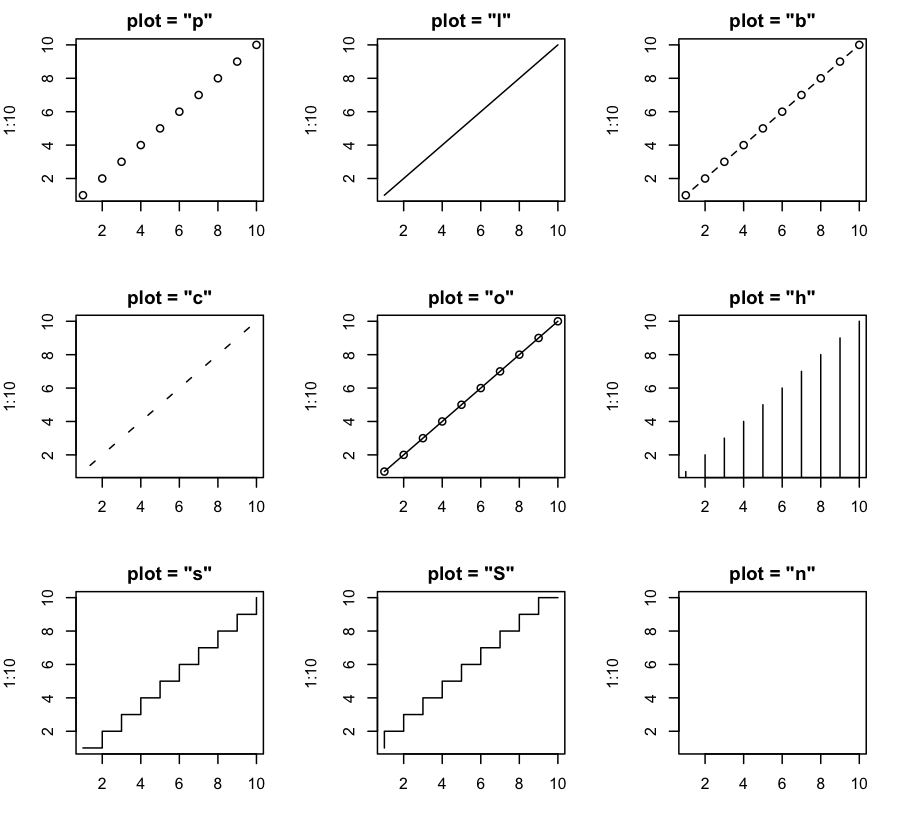

The R source for this figure:
par(mfrow = c(3,3),mar = c(4,4,2,2))
plot(1:10, type = "p",main = 'plot = "p"',xlab = "") ##default
plot(1:10, type = "l",main = 'plot = "l"',xlab = "")
plot(1:10, type = "b",main = 'plot = "b"',xlab = "")
plot(1:10, type = "c",main = 'plot = "c"',xlab = "")
plot(1:10, type = "o",main = 'plot = "o"',xlab = "")
plot(1:10, type = "h",main = 'plot = "h"',xlab = "")
plot(1:10, type = "s",main = 'plot = "s"',xlab = "")
plot(1:10, type = "S",main = 'plot = "S"',xlab = "")
plot(1:10, type = "n",main = 'plot = "n"',xlab = "")
